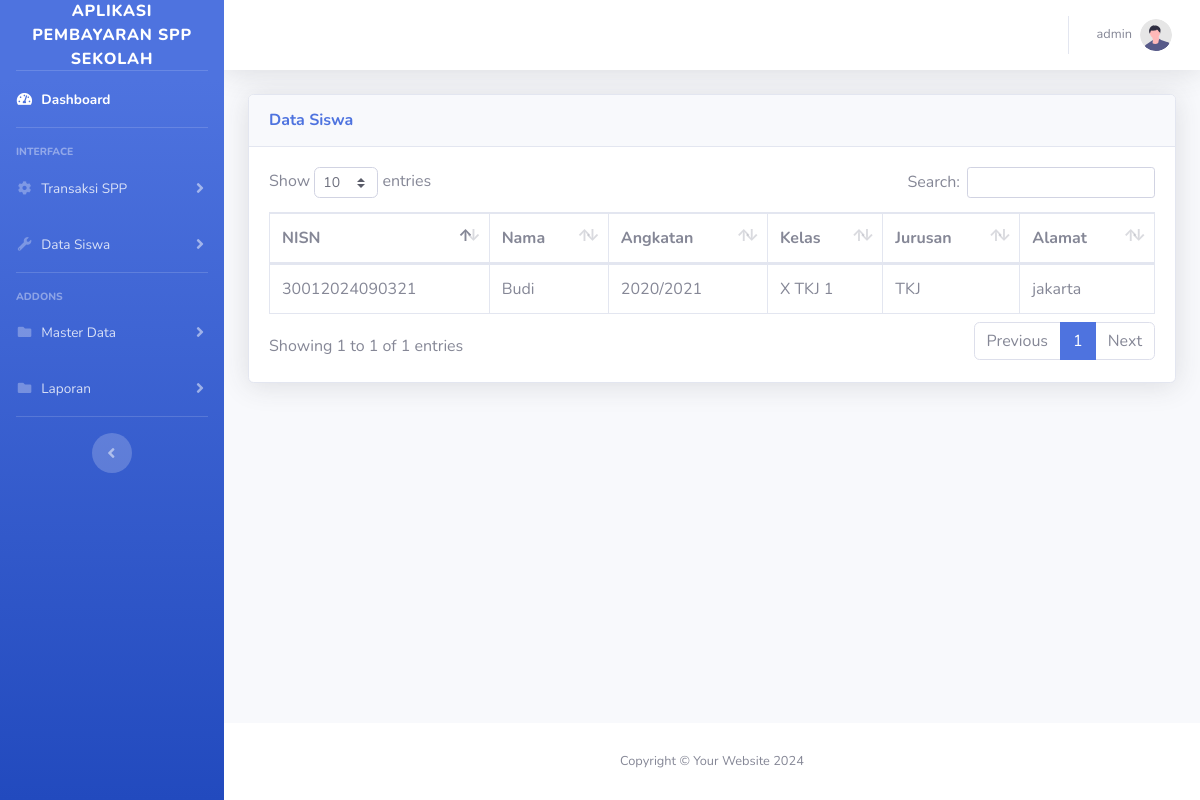
The page /datasiswa.php (signed in) on the database its author committed.
### tables this page shows
CREATE TABLE `siswa` (
  `id_siswa` int(11) NOT NULL,
  `nisn` varchar(50) NOT NULL,
  `nama` varchar(50) NOT NULL,
  `id_angkatan` int(11) NOT NULL,
  `id_jurusan` int(11) NOT NULL,
  `id_kelas` int(11) NOT NULL,
  `alamat` text NOT NULL
);

CREATE TABLE `angkatan` (
  `id_angkatan` int(11) NOT NULL,
  `nama_angkatan` varchar(50) NOT NULL,
  `biaya` varchar(50) NOT NULL
);

CREATE TABLE `kelas` (
  `id_kelas` int(11) NOT NULL,
  `nama_kelas` varchar(50) NOT NULL
);

CREATE TABLE `jurusan` (
  `id_jurusan` int(11) NOT NULL,
  `nama_jurusan` varchar(50) NOT NULL
);

### datasiswa.php (the view)
<?php include 'header.php';
include 'koneksi.php';
?>
<div class="card shadow mb-4">
                        <div class="card-header py-3">
                            <h6 class="m-0 font-weight-bold text-primary">Data Siswa</h6>
                        </div>
                        <div class="card-body">
                            <div class="table-responsive">
                                <table class="table table-bordered" id="dataTable" width="100%" cellspacing="0">
                                    <thead>
                                        <tr>
                                            <th>NISN</th>
                                            <th>Nama</th>
                                            <th>Angkatan</th>
                                            <th>Kelas</th>
                                            <th>Jurusan</th>
                                            <th>Alamat</th>
                                        </tr>
                                    </thead>
                                    <?php
                                    $query = "SELECT siswa.*,angkatan.*,jurusan.*,kelas.* FROM siswa,angkatan,jurusan,kelas WHERE siswa.id_angkatan = angkatan.id_angkatan AND siswa.id_jurusan = jurusan.id_jurusan AND siswa.id_kelas = kelas.id_kelas ORDER BY id_siswa";
                                    $exec = mysqli_query($conn,$query);
                                    while($res = mysqli_fetch_assoc($exec)):
                                    ?>
                                    <tbody>
                                        <tr>
                                            <td><?= $res['nisn'] ?></td>
                                            <td><?= $res['nama'] ?></td>
                                            <td><?= $res['nama_angkatan'] ?></td>
                                            <td><?= $res['nama_kelas'] ?></td>
                                            <td><?= $res['nama_jurusan'] ?></td>
                                            <td><?= $res['alamat'] ?></td>
                                        </tr>
                                        <?php endwhile; ?>
                                    </tbody>
                                </table>
                            </div>
                        </div>
    </div>
<?php include 'footer.php'; ?>

### rows shown on the page
siswa: nisn "30012024090321", nama "Budi", id_angkatan.nama_angkatan "2020/2021", id_kelas.nama_kelas "X TKJ 1", id_jurusan.nama_jurusan "TKJ", alamat "jakarta"

### other values the page prints
$_SESSION['nama_admin'] "admin"
